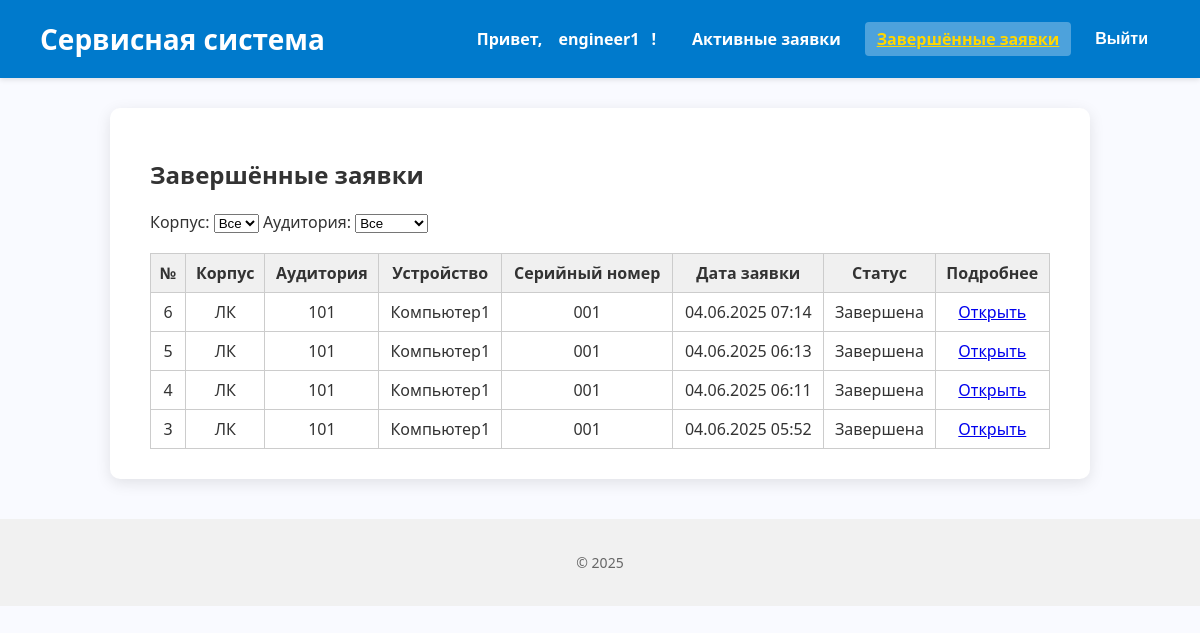
Screenshot of /completed-requests/ (signed in) with the database file from the repository.
### core/models.py (models this page shows, shortened)
class User(AbstractUser):
    ROLE_CHOICES = [
        ('admin', 'Администратор'),
        ('engineer', 'Инженер'),
        ('teacher', 'Преподаватель'),
    ]
    role = models.CharField(max_length=20, choices=ROLE_CHOICES, blank=True, null=True)

class ServiceRequest(models.Model):
    device = models.ForeignKey(Device, on_delete=models.CASCADE, related_name='service_requests', verbose_name="Устройство")
    created_by = models.ForeignKey(
        settings.AUTH_USER_MODEL, on_delete=models.SET_NULL,
        null=True, related_name='requests_created', verbose_name="Создал"
    )
    assigned_engineer = models.ForeignKey(
        settings.AUTH_USER_MODEL, on_delete=models.SET_NULL,
        null=True, blank=True, related_name='assigned_requests', verbose_name="Инженер"
    )
    created_at = models.DateTimeField("Дата создания", auto_now_add=True)
    description = models.TextField("Описание проблемы")
    is_completed = models.BooleanField("Завершено", default=False)
    requires_replacement = models.BooleanField("Требуется замена", default=False)
    is_paused = models.BooleanField("Приостановлена (ожидание замены)", default=False)
    replacement_requested = models.BooleanField("Запрос на замену оборудования", default=False)
    class Meta:
        verbose_name = "Заявка на обслуживание"
        verbose_name_plural = "Заявки на обслуживание"
    @property
    def status(self):
        if self.is_completed:
            return "Завершена"
        if self.is_paused:
            return "Приостановлена (ожидание замены)"
        return "В процессе"

class Device(models.Model):
    cabinet = models.ForeignKey(Cabinet, on_delete=models.CASCADE, related_name='devices', verbose_name="Кабинет")
    name = models.CharField("Название устройства", max_length=100)
    serial_number = models.CharField("Серийный номер", max_length=100, unique=True)
    purchase_date = models.DateField("Дата покупки")
    cost = models.DecimalField("Стоимость", max_digits=10, decimal_places=2)
    class Meta:
        verbose_name = "Устройство"
        verbose_name_plural = "Устройства"

class Cabinet(models.Model):
    number = models.CharField("Номер кабинета", max_length=10)
    building = models.CharField("Корпус", max_length=50)
    class Meta:
        verbose_name = "Кабинет"
        verbose_name_plural = "Кабинеты"

### core/views.py (the view)
# urls.py: path('completed-requests/', views.completed_requests, name='completed_requests'),
@login_required
@engineer_required
def completed_requests(request):
    qs = ServiceRequest.objects.filter(
        assigned_engineer=request.user,
        is_completed=True
    ).select_related('device__cabinet')
    building = request.GET.get('building')
    cabinet_id = request.GET.get('cabinet')
    if building:
        qs = qs.filter(device__cabinet__building=building)
    if cabinet_id:
        qs = qs.filter(device__cabinet__id=cabinet_id)
    buildings = Cabinet.objects.values_list('building', flat=True).distinct()
    cabinets = Cabinet.objects.all()
    return render(request, 'engineer/completed_requests.html', {
        'requests': qs.order_by('-created_at'),
        'buildings': buildings,
        'cabinets': cabinets,
        'selected_building': building,
        'selected_cabinet': cabinet_id,
    })

### core/templates/engineer/completed_requests.html (shortened to what this page needs)
{% extends 'base.html' %}
{% block content %}
<h2>Завершённые заявки</h2>
<form method="get" action="" style="margin-bottom: 20px;">
  <label for="building">Корпус:</label>
  <select name="building" id="building" onchange="this.form.submit()">
    <option value="">Все</option>
  </select>
  <label for="cabinet">Аудитория:</label>
  <select name="cabinet" id="cabinet" onchange="this.form.submit()">
    <option value="">Все</option>
  </select>
</form>
{% if requests %}
<table style="width: 100%; border-collapse: collapse;">
  <thead style="background-color: #f0f0f0;">
    <tr>
      <th style="border: 1px solid #ccc; padding: 8px; text-align: center;">№</th>
      <th style="border: 1px solid #ccc; padding: 8px; text-align: center;">Корпус</th>
      <th style="border: 1px solid #ccc; padding: 8px; text-align: center;">Аудитория</th>
      <th style="border: 1px solid #ccc; padding: 8px; text-align: center;">Устройство</th>
      <th style="border: 1px solid #ccc; padding: 8px; text-align: center;">Серийный номер</th>
      <th style="border: 1px solid #ccc; padding: 8px; text-align: center;">Дата заявки</th>
      <th style="border: 1px solid #ccc; padding: 8px; text-align: center;">Статус</th>
      <th style="border: 1px solid #ccc; padding: 8px; text-align: center;">Подробнее</th>
    </tr>
  </thead>
  <tbody>
    {% for req in requests %}
    <tr>
      <td style="border: 1px solid #ccc; padding: 8px; text-align: center;">{{ req.id }}</td>
      <td style="border: 1px solid #ccc; padding: 8px; text-align: center;">{{ req.device.cabinet.building }}</td>
      <td style="border: 1px solid #ccc; padding: 8px; text-align: center;">{{ req.device.cabinet.number }}</td>
      <td style="border: 1px solid #ccc; padding: 8px; text-align: center;">{{ req.device.name }}</td>
      <td style="border: 1px solid #ccc; padding: 8px; text-align: center;">{{ req.device.serial_number }}</td>
      <td style="border: 1px solid #ccc; padding: 8px; text-align: center;">{{ req.created_at|date:"d.m.Y H:i" }}</td>
      <td style="border: 1px solid #ccc; padding: 8px; text-align: center;">{{ req.status }}</td>
      <td style="border: 1px solid #ccc; padding: 8px; text-align: center;">
        <a href="{% url 'engineer_request_detail' req.id %}">Открыть</a>
      </td>
    </tr>
    {% endfor %}
  </tbody>
</table>
{% else %}
  <p>Нет завершённых заявок.</p>
{% endif %}
{% endblock %}

### core/templates/base.html (shortened to what this page needs)
<!DOCTYPE html>
<html lang="ru">
<head>
</head>
<body>
    <header>
        <h1>Сервисная система</h1>
        <nav>
          {% if user.is_authenticated %}
            <span>Привет, <a href="{% url 'profile' %}">{{ user.username }}</a>!</span>
            {% if user.role == 'teacher' %}
              <a href="{% url 'create_request' %}" class="{% if request.path == '/create-request/' %}active{% endif %}">Создать заявку</a>
              <a href="{% url 'my_requests' %}" class="{% if request.path == '/my-requests/' %}active{% endif %}">Мои заявки</a>
            {% elif user.role == 'engineer' %}
              <a href="{% url 'active_requests' %}" class="{% if request.path == '/active-requests/' %}active{% endif %}">Активные заявки</a>
              <a href="{% url 'completed_requests' %}" class="{% if request.path == '/completed-requests/' %}active{% endif %}">Завершённые заявки</a>
            {% elif user.role == 'admin' %}
              <a href="{% url 'admin_active_requests' %}" class="{% if request.path == '/dashboard/admin/active/' %}active{% endif %}">Активные заявки</a>
              <a href="{% url 'admin_completed_requests' %}" class="{% if request.path == '/dashboard/admin/completed/' %}active{% endif %}">Завершённые заявки</a>
            {% endif %}
            <form method="post" action="{% url 'logout' %}" class="logout-form">
              <button type="submit">Выйти</button>
            </form>
          {% else %}
            {% if request.path != '/login/' %}
              <a href="{% url 'login' %}">Войти</a>
            {% endif %}
          {% endif %}
        </nav>
    </header>
    <main>
        {% block content %}{% endblock %}
    </main>
    <footer>
        <p>© 2025</p>
    </footer>
</body>
</html>

### core/templates/base.html (style rules this page uses)
body { font-family: 'Segoe UI', Tahoma, Geneva, Verdana, sans-serif; background-color: #f9faff; margin: 0; padding: 0; color: #333; }
header { background-color: #007acc; color: white; padding: 20px 40px; box-shadow: 0 2px 5px rgba(0,0,0,0.1); display: flex; align-items: center; justify-content: space-between; }
header h1 { margin: 0; font-weight: 700; font-size: 28px; }
nav { display: flex; align-items: center; gap: 12px; }
nav a, nav span { color: white; font-weight: 600; text-decoration: none; padding: 6px 12px; border-radius: 4px; transition: background-color 0.3s ease; }
nav a.active { font-weight: 700; color: #ffd700; text-decoration: underline; background-color: rgba(255, 255, 255, 0.3); }
main { max-width: 900px; margin: 30px auto; background-color: white; padding: 30px 40px; border-radius: 10px; box-shadow: 0 4px 15px rgba(0,0,0,0.1); }
footer { text-align: center; color: #666; padding: 20px 0; font-size: 14px; background-color: #f1f1f1; margin-top: 40px; }
form.logout-form { display: inline; }
form.logout-form button { background: none; border: none; color: white; cursor: pointer; padding: 6px 12px; font-weight: 600; font-size: 1em; border-radius: 4px; transition: background-color 0.3s ease; }

### rows the page displays
User: username "engineer1"
ServiceRequest: id "6", device.cabinet.building "ЛК", device.cabinet.number "101", device.name "Компьютер1", device.serial_number "001", created_at "04.06.2025 07:14", status "Завершена"
ServiceRequest: id "5", device.cabinet.building "ЛК", device.cabinet.number "101", device.name "Компьютер1", device.serial_number "001", created_at "04.06.2025 06:13", status "Завершена"
ServiceRequest: id "4", device.cabinet.building "ЛК", device.cabinet.number "101", device.name "Компьютер1", device.serial_number "001", created_at "04.06.2025 06:11", status "Завершена"
ServiceRequest: id "3", device.cabinet.building "ЛК", device.cabinet.number "101", device.name "Компьютер1", device.serial_number "001", created_at "04.06.2025 05:52", status "Завершена"
